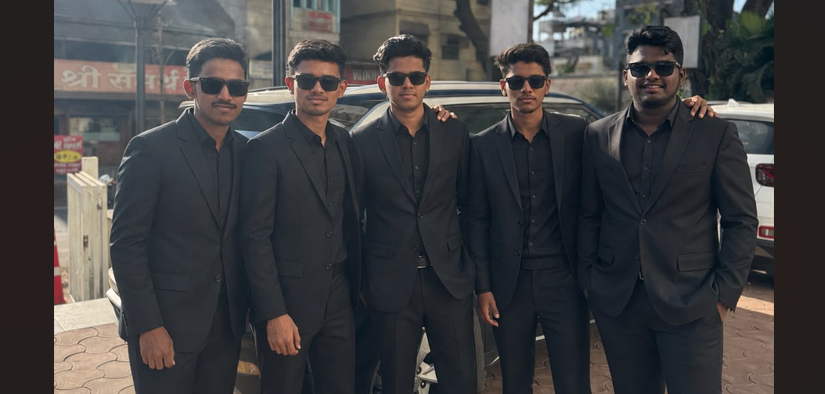
#> input picture image3.png, 825 x 394 px
$ python Cv9.py
#> lines starting #> are read from the running program, lines starting #| are printed output that depends on the picture; after the words box and inside, x2 and y2 are one past the last pixel; in counts of white or black regions, pixels touching at a corner belong together
import cv2
img = cv2.imread('image3.png')
#> img is the input picture: shape (394, 825, 3); mean B, G, R 65.1, 64, 64.4
gray = cv2.cvtColor(img,cv2.COLOR_BGR2GRAY)
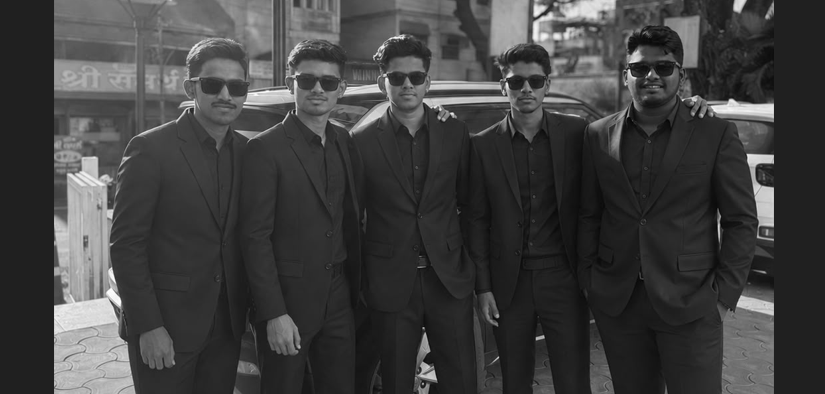
#> gray: shape (394, 825); min 3, max 254, mean 64.2

gray [50:100,50:100] = 255
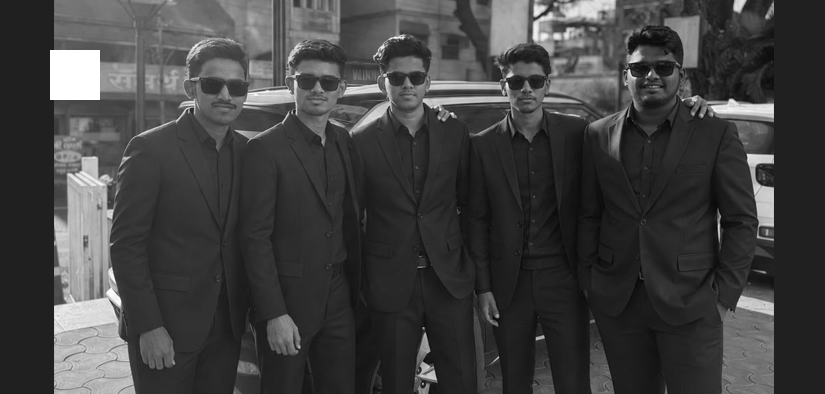
#> gray: shape (394, 825); 0.77% of pixels changed, all inside (x1, y1, x2, y2) = (50, 50, 100, 100)

gaussian = cv2.GaussianBlur(img, (5,5), 0)
median = cv2.medianBlur(img, 5)
bilateral = cv2.bilateralFilter(img, 9, 75, 75)

equalized = cv2.equalizeHist(gray)
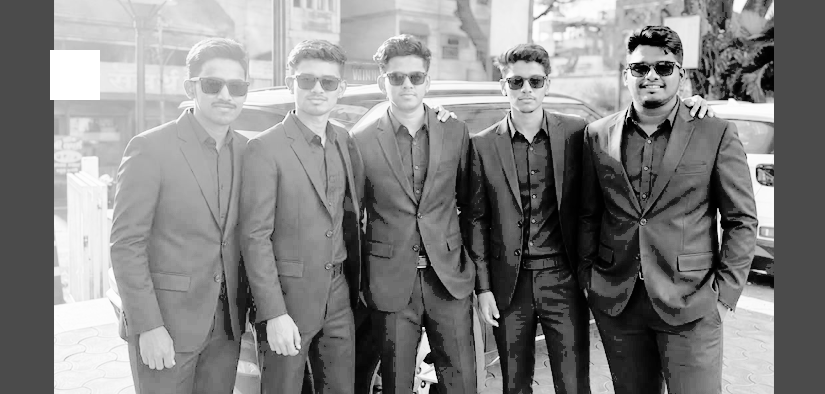
#> equalized: shape (394, 825); min 0, max 255, mean 131.2

orb = cv2.ORB_create()
kp, des = orb.detectAndCompute(gray, None)
#> kp = 500 keypoints; strongest (x, y, size): (50, 98, 37.2), (50, 50, 37.2), (97, 99, 31), (99, 51, 31)
img_kp = cv2.drawKeypoints(img, kp, None, color=(0, 255, 0))
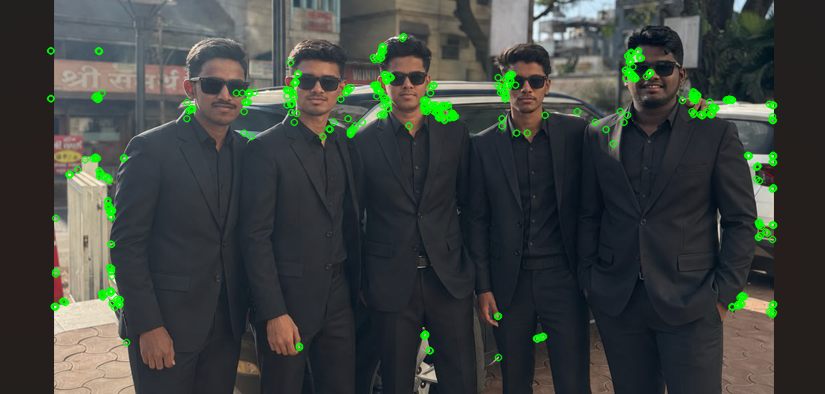
#> img_kp: shape (394, 825, 3); mean B, G, R 63, 66.8, 62

face_cascade = cv2.CascadeClassifier(
    cv2.data.haarcascades + 'haarcascade_frontalface_default.xml'
)
img =cv2.imread('CV/image3.png')

faces = face_cascade.detectMultiScale(gray,1.1,4)
#> faces = [[379, 57, 55, 55], [499, 61, 54, 54], [289, 60, 58, 58], [190, 62, 68, 68], [615, 42, 72, 72]]

for(x,y,w,h) in faces:
    cv2.rectangle(img,(x,y),(x+w,y+h),(255,0,0),2)
#> this loop made 5 passes
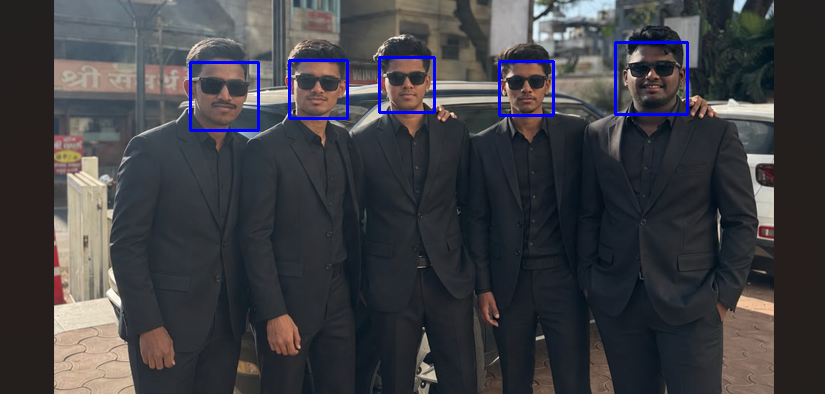
#> img: shape (394, 825, 3); 1.13% of pixels changed, all inside (x1, y1, x2, y2) = (189, 41, 689, 132)


cv2.imshow('Image.jpg', img)
cv2.imshow('Gray',gray)
cv2.imshow('Modified',gray)
cv2.imshow("Gaussian",gaussian)
cv2.imshow("Median",median)
cv2.imshow("Bilateral",bilateral)
cv2.imshow("Equalized",equalized)
cv2.imshow('img_kp',img_kp)
cv2.waitKey(0)

$ run again, with ABC.jpeg saved as image3.png
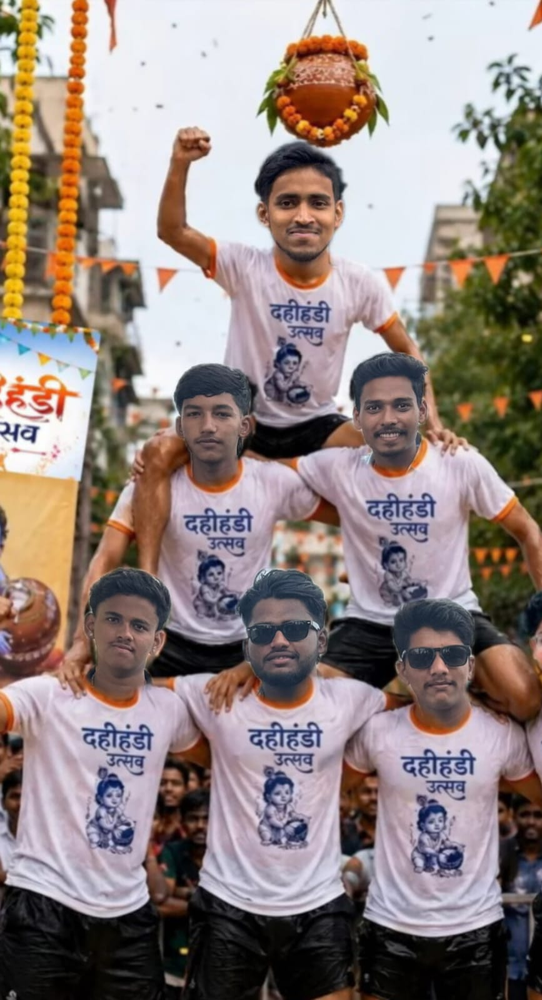
#> input picture ABC.jpeg, 542 x 1000 px, shrunk from 867 x 1599 before the run
#> img is the input picture: shape (1000, 542, 3); mean B, G, R 126.8, 131.1, 144.8
#> `gray [50:100,50:100] = 255`:
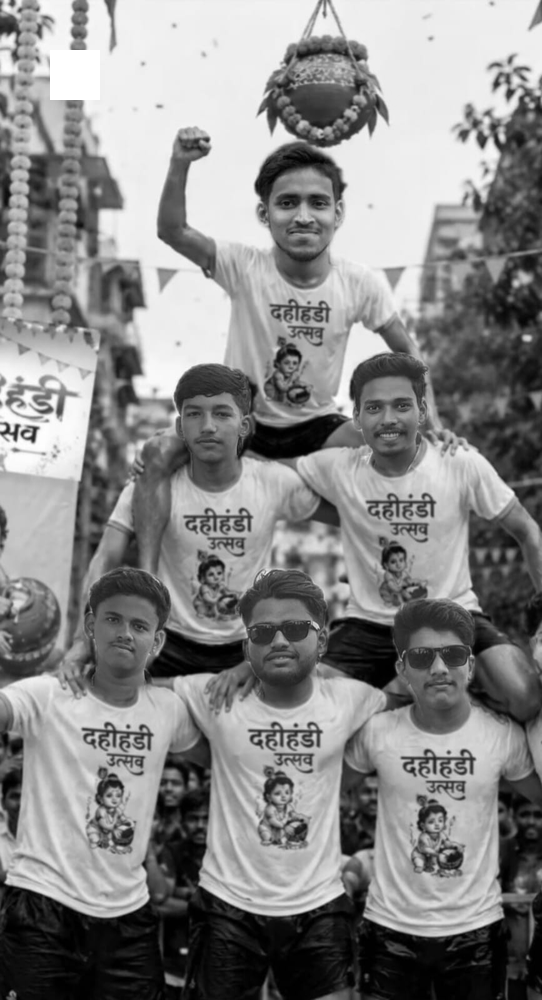
#> gray: shape (1000, 542); min 0, max 255, mean 135
#> kp = 500 keypoints; strongest (x, y, size): (33, 441, 31), (330, 150, 111.1), (37, 428, 31), (287, 136, 111.1)
#> faces = [[279, 353, 25, 25], [101, 785, 27, 27], [184, 807, 32, 32], [152, 769, 35, 35], [88, 594, 74, 74], [351, 377, 76, 76], [171, 384, 75, 75], [393, 623, 91, 91], [258, 167, 92, 92], [239, 601, 81, 81]]
#> the loop `for(x,y,w,h) in faces:` made 10 passes
#> after the loop `for(x,y,w,h) in faces:`:
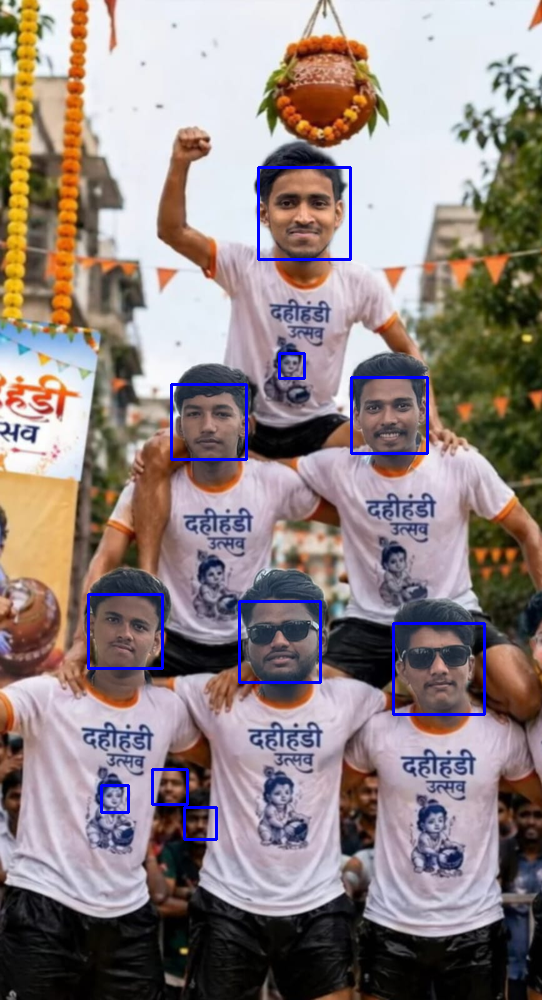
#> img: shape (1000, 542, 3); 1.34% of pixels changed, all inside (x1, y1, x2, y2) = (87, 166, 486, 841)

$ run again, with image4.jpg saved as image3.png
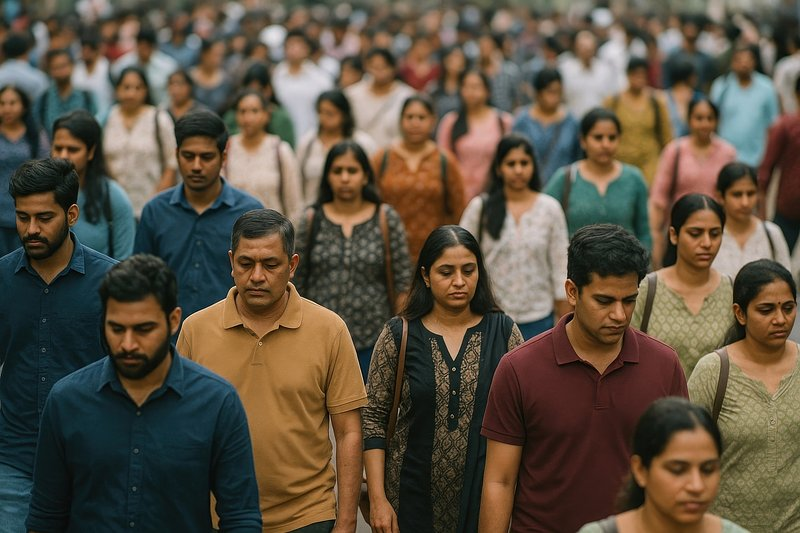
#> input picture image4.jpg, 800 x 533 px
#> img is the input picture: shape (533, 800, 3); mean B, G, R 65.1, 81, 92.5
#> `equalized = cv2.equalizeHist(gray)`:
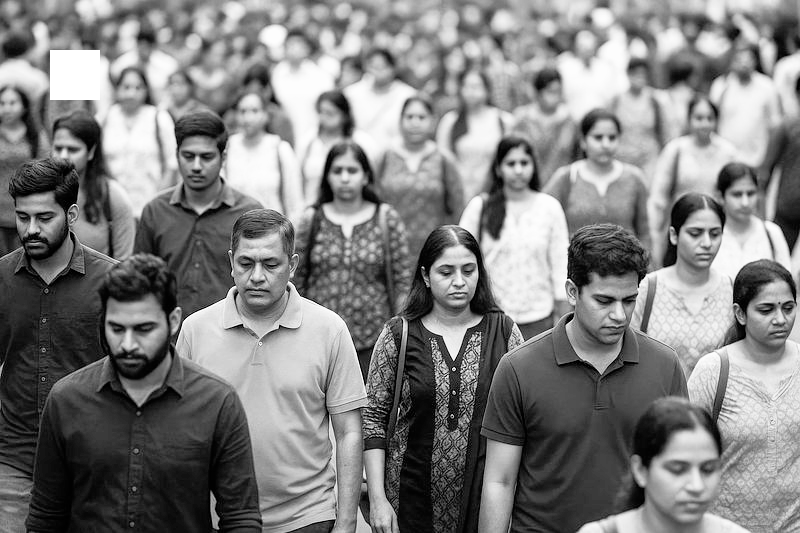
#> equalized: shape (533, 800); min 0, max 255, mean 128.3
#> kp = 500 keypoints; strongest (x, y, size): (50, 52, 31), (97, 50, 31), (98, 50, 37.2), (50, 98, 44.6)
#> faces = 22 rows, first 6: [114, 75, 36, 36], [398, 104, 36, 36], [687, 105, 34, 34], [497, 148, 41, 41], [230, 96, 40, 40], [321, 154, 46, 46]
#> the loop `for(x,y,w,h) in faces:` made 22 passes
#> after the loop `for(x,y,w,h) in faces:`:
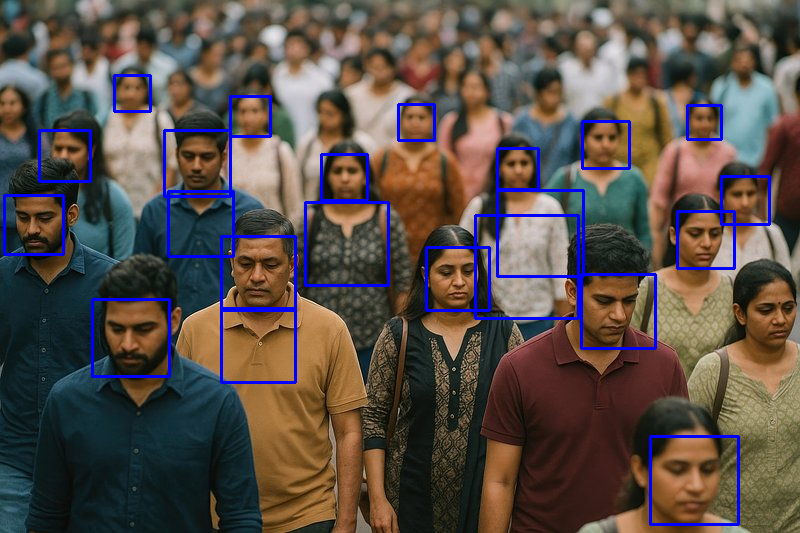
#> img: shape (533, 800, 3); 3.69% of pixels changed, all inside (x1, y1, x2, y2) = (3, 74, 771, 526)
